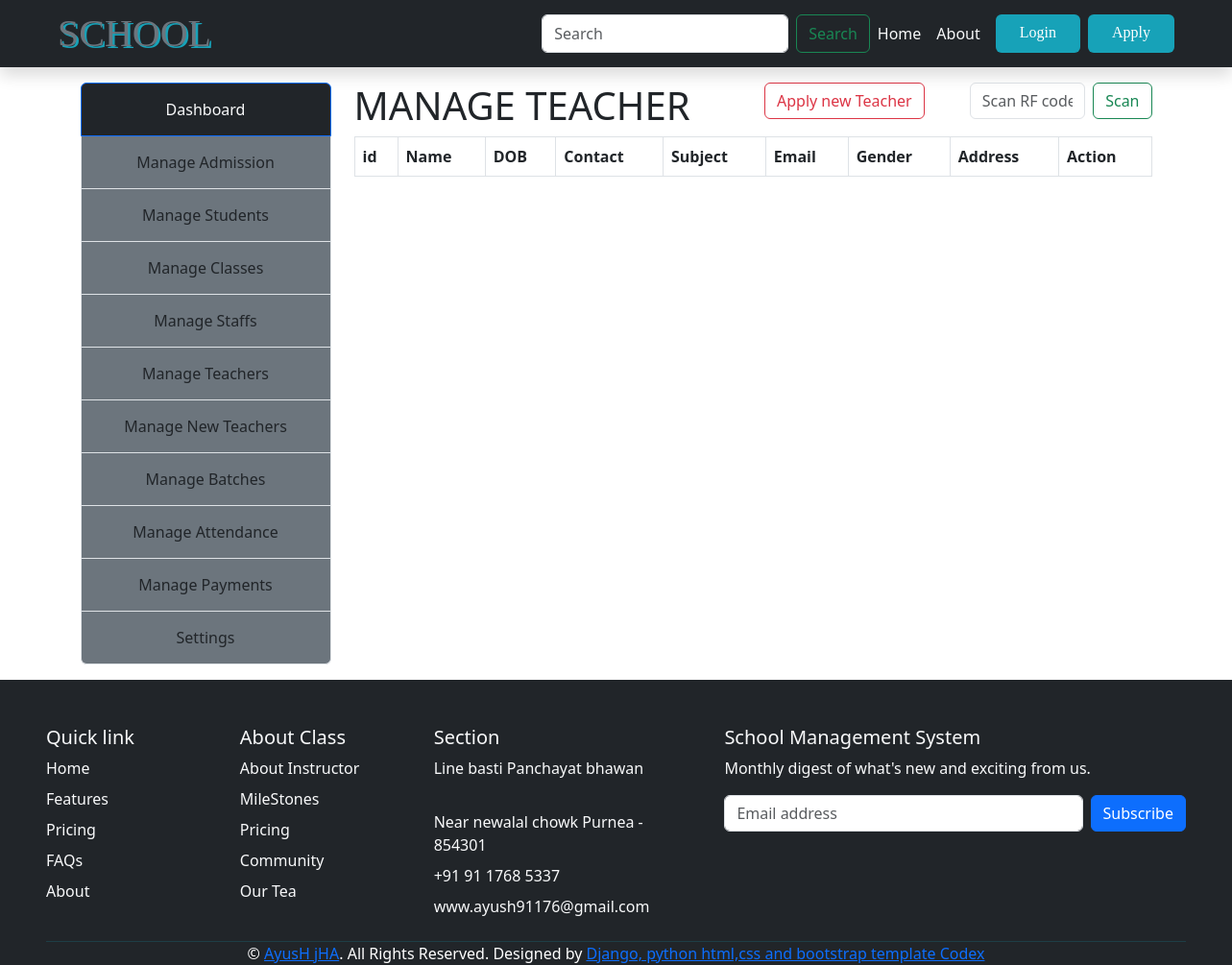
/manage-teacher/, run on an earlier commit of the app's database.
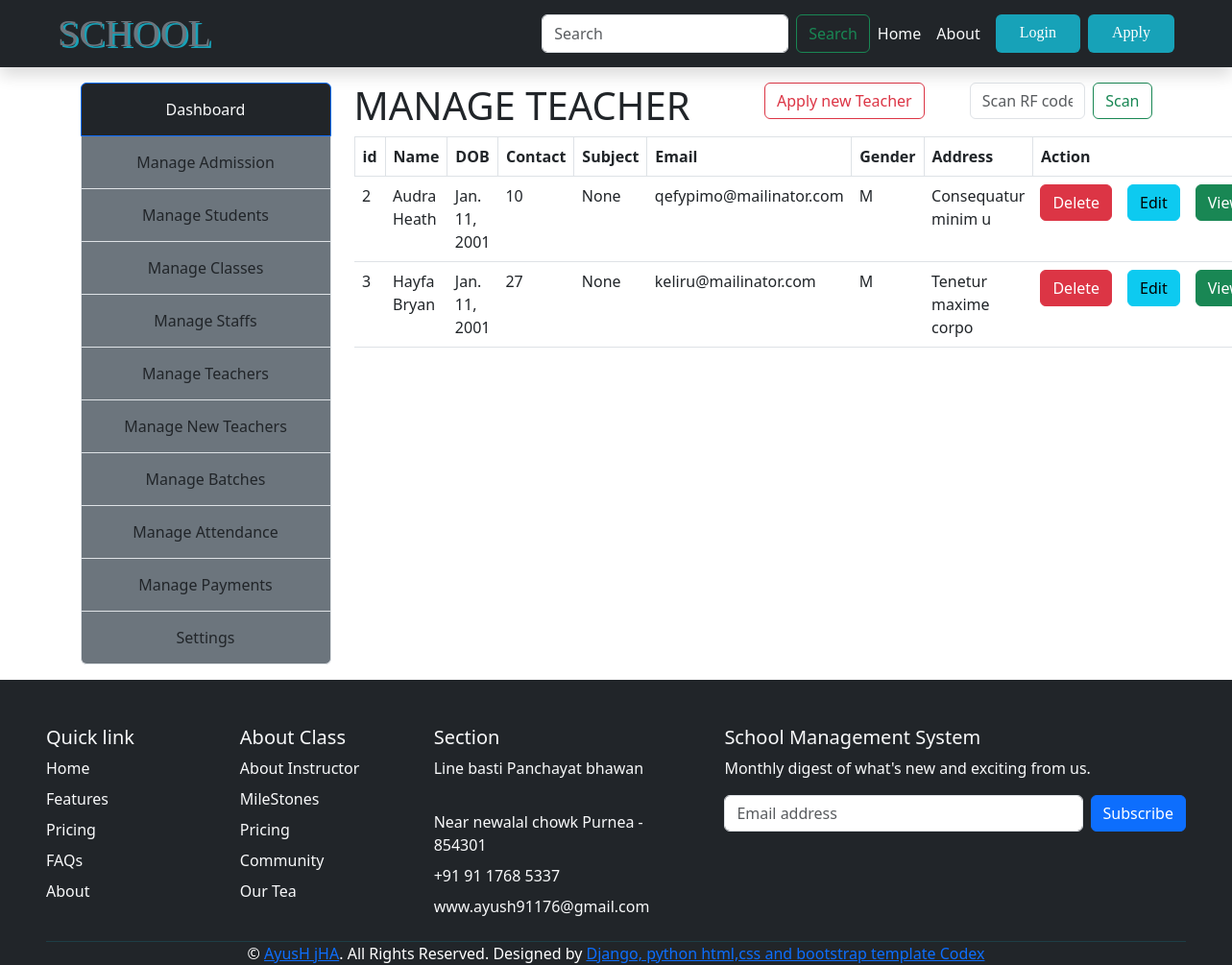
And on a later commit of the database.
### school_management/models.py (models this page shows, shortened)
class Teacher(models.Model):
    t_name = models.CharField(max_length=150)
    t_contact = models.IntegerField()
    t_email = models.EmailField()
    t_dob=models.DateField(help_text="use MM/DD/YYYY format")
    t_address = models.TextField()
    isApproved = models.BooleanField(default=False)
    salary = models.IntegerField(max_length=100, default=None,blank=True,null=True,)
    t_gender=models.CharField(max_length=10,choices=GENDER)
    t_subject = models.ForeignKey("Subject",on_delete=models.CASCADE,default=None,blank=True,null=True,unique=True)

### school_management/views.py (the view)
# urls.py: path("manage-teacher/",manageTeacher,name="manageTeacher"),
def manageTeacher(req):
    data={}
    data['title']="Manage Teacher"
    data["teachers"]= Teacher.objects.filter(isApproved=True)
    return render(req,"admin/manageTeacher.html",data)

### template/admin/manageTeacher.html
{% extends 'admin/adminBase.html'%}
{% block 'admin-content' %}
    <div class="contaner">
        <div class="row">
            <div class="col-6 mx-auto">
                <h1 class="fs-1">{{title|upper}}</h1>
            </div>
            <div class="col-3"><a href="{%url 'applyTeacherForm' %}" class="btn btn-outline-danger">Apply new Teacher</a>
            </div>
            <div class="col-3">
                <form class="d-flex" action="{% url 'scanRfCode' %}" method="get" role="search">
                    <input class="form-control me-2" name="code" type="text" autofocus placeholder="Scan RF code here" aria-label="Search">
                    <button class="btn btn-outline-success" type="submit">Scan</button>
                </form>
            </div>
            <div class="col mx-auto">
                <table class="table">
                    <tr>
                        <th class="border">id</th>
                        <th class="border">Name</th>
                        <th class="border">DOB</th>
                        <th class="border">Contact</th>
                        <th class="border">Subject</th>
                        <th class="border">Email</th>
                        <th class="border">Gender</th>
                        <th class="border">Address</th>
                        <th colspan="3" class="border">Action</th>
                    </tr>
                    {% for stu in teachers %}
                        <tr>
                            <td>{{stu.id}}</td>
                            <td>{{stu.t_name}}</td>
                            <td>{{stu.t_dob}} </td>
                            <td>{{stu.t_contact}}</td>
                            <td>{{stu.t_subject}}</td>
                            <td>{{stu.t_email}}</td>
                            <td>{{stu.t_gender}}</td>
                            <td>{{stu.t_address}}</td>
                            <td><a href="{% url 'deleteTeacher' stu.id %}" class="btn btn-danger">Delete</a></td>
                            <td><a href="{% url 'editTeacher' stu.id %}" class="btn btn-info">Edit</a></td>
                            <td><a href="{%url 'viewTeacher' stu.id%}" class="btn btn-success">View</a></td>
                        </tr>
                    {%endfor%}
                </table>
            </div>
        </div>
    </div>
{% endblock 'admin-content' %}

What changed in the data, as far as the page shows it:
added Teacher: id "2", t_name "Audra Heath", t_dob "Jan. 11, 2001", t_contact "10", t_subject "None", t_email "qefypimo@mailinator.com", t_gender "M", t_address "Consequatur minim u"
added Teacher: id "3", t_name "Hayfa Bryan", t_dob "Jan. 11, 2001", t_contact "27", t_subject "None", t_email "keliru@mailinator.com", t_gender "M", t_address "Tenetur maxime corpo"
